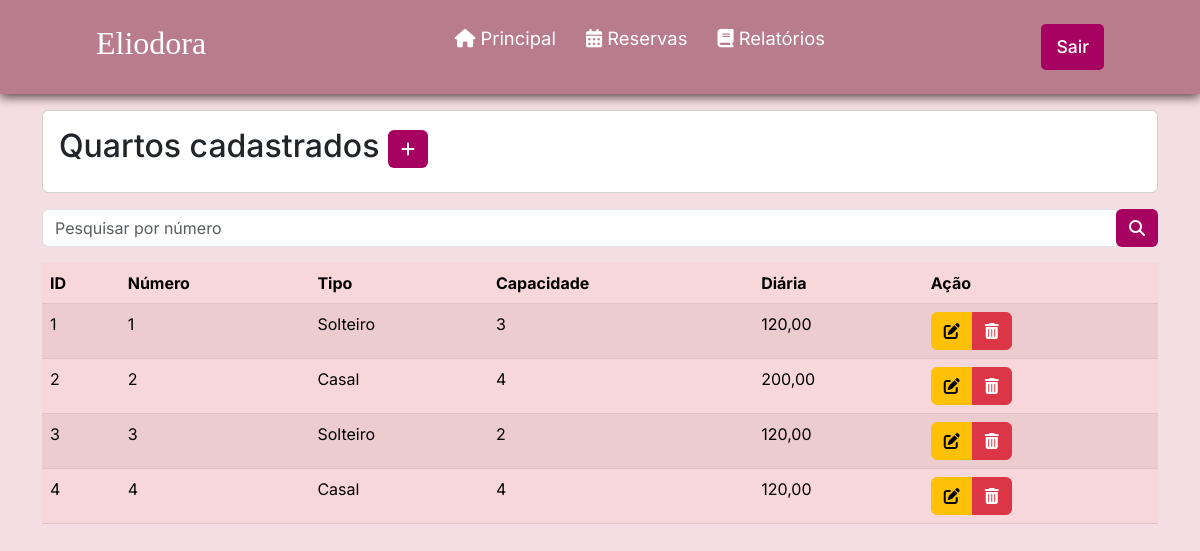
The page /listarQuarto.php (signed in) on the database its author committed.
### tables this page shows
CREATE TABLE `quarto` (
  `id` int(11) NOT NULL,
  `status` varchar(3) NOT NULL,
  `numero` int(11) NOT NULL,
  `tipo` varchar(8) NOT NULL,
  `capacidade` int(45) NOT NULL,
  `valorDiaria` double(11,2) NOT NULL
);

### listarQuarto.php (the view, shortened to what this page needs)
<?php
require_once("conexao.php");
$V_WHERE = " ";
$sql = "SELECT * FROM quarto
        WHERE 1 = 1 " . $V_WHERE;
$resultado = mysqli_query($conexao, $sql);
?>
<?php require_once("cabecalho.php"); ?>
<div class="container">
<div class="card mt-3 mb-3">
  <div class="card-body">
    <h2 class="card-title">Quartos cadastrados
      <a href="cadastrarQuarto.php" class="btn btn-sn" style="background-color: #a70162; color: #fff;"><i
          class="fa-solid fa-plus"></i>
      </a>
    </h2>
  </div>
</div>
<form method="post">
  <div class="input-group mb-3">
    <input type="text" name="numero" id="numero" class="form-control" placeholder="Pesquisar por número"
      aria-label="Recipient's username" aria-describedby="basic-addon2">
    <div class="input-group-append">
      <button name="pesquisar" class="btn" style="background-color: #a70162; color: #fff;" type="submit"><i
          class="fa-solid fa-magnifying-glass"></i> </button>
</form>
</div>
<div class="table-responsive">
<table class="table table-danger table-striped">
  <thead>
    <tr>
      <th scope="col">ID</th>
      <th scope="col">Número</th>
      <th scope="col">Tipo</th>
      <th scope="col">Capacidade</th>
      <th scope="col">Diária</th>
      <th scope="col">Ação</th>
    </tr>
  </thead>
  <tbody>
    <?php while ($linha = mysqli_fetch_array($resultado)) { ?>
      <tr>
        <td>
          <?= $linha['id'] ?>
        <td>
          <?= $linha['numero'] ?>
        </td>
        <td>
          <?= $linha['tipo'] ?>
        </td>
        <td>
          <?= $linha['capacidade'] ?>
        </td>
        <td>
            <?= number_format($linha['valorDiaria'], 2, ',', '.') ?>
          </td>
        <td>
      <div class="btn-group">
          <a href="alterarQuarto.php?id=<?= $linha['id'] ?>" class="btn btn-warning">
            <i class="fa-solid fa-pen-to-square"></i>
          </a>
          <a href="listarQuarto.php?id=<?= $linha['id'] ?>" class="btn btn-danger"
            onclick="return confirm('Confirma exclusão')">
            <i class="fa-solid fa-trash-can"></i>
          </a>
          </div>
        </td>
      </tr>
    <?php } ?>
  </tbody>
</table>
</div>
</body>
</html>

### css/style.css (style rules this page uses)
* { padding: 0; margin: 0; font-family: 'Inter', sans-serif; }
body { background-color: #f4dde3; }
header { background-color: #b97c8c; box-shadow: 0px 3px 10px #563f3f; }
.nav-bar { display: flex; justify-content: space-between; padding: 1.5rem 6rem; }
.logo { display: flex; align-items: center; }
.logo h2 { color: #fff; }
.nav-list { display: flex; align-items: center; }
.nav-list ul { display: flex; justify-content: center; list-style: none; }
.nav-item { margin: 0 15px; }
.nav-link { text-decoration: none; font-size: 1.15rem; color: #ffffff; font-weight: 400; }
.login-button button { border: none; padding: 10px 15px; border-radius: 5px; background-color: #a70162; }
.login-button button a { text-decoration: none; color: #fff; font-weight: 500; font-size: 1.1rem; }

### rows shown on the page
quarto: id "1", numero "1", tipo "Solteiro", capacidade "3", valorDiaria "120,00"
quarto: id "2", numero "2", tipo "Casal", capacidade "4", valorDiaria "200,00"
quarto: id "3", numero "3", tipo "Solteiro", capacidade "2", valorDiaria "120,00"
quarto: id "4", numero "4", tipo "Casal", capacidade "4", valorDiaria "120,00"
